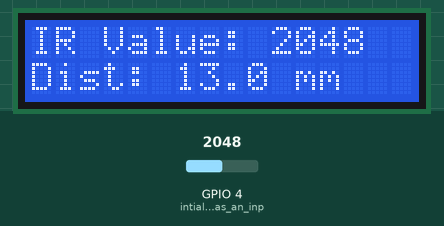
Simulated run of this sketch. Board: ESP32. On the bench: 16×2 character LCD. Inputs (shaded band) come from the test bench; at power-on: GPIO 4 (intialize_pin_4_as_an_inp) = 2048.

Above: at 3.2 s.
3.3 s: GPIO 4 (intialize_pin_4_as_an_inp) set to 1577
At 4.8 s:
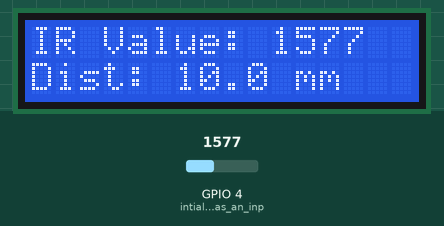
5.1 s: GPIO 4 (intialize_pin_4_as_an_inp) set to 1472
At 6.4 s:
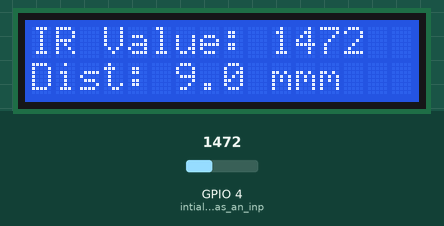
6.7 s: GPIO 4 (intialize_pin_4_as_an_inp) set to 22
At 8.0 s:
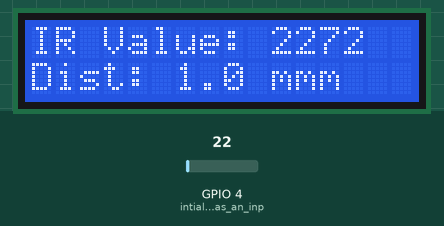
8.3 s: GPIO 4 (intialize_pin_4_as_an_inp) set to 18
At 9.5 s:
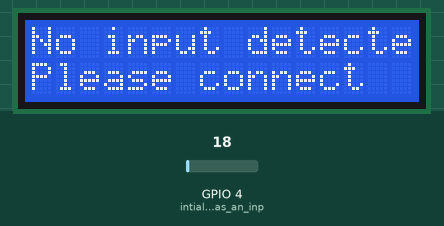
9.9 s: GPIO 4 (intialize_pin_4_as_an_inp) set to 491
At 11.1 s:
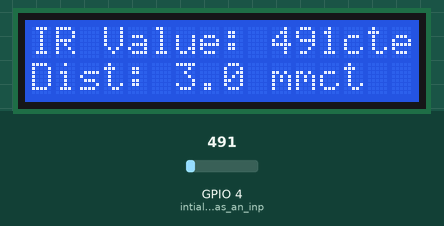
11.4 s: GPIO 4 (intialize_pin_4_as_an_inp) set to 951
At 12.7 s:
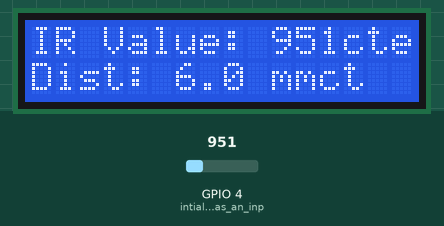
13.0 s: GPIO 4 (intialize_pin_4_as_an_inp) set to 1027
Timing chart, 0 to 15.6 s (numbered marks = the images above; inputs shaded):
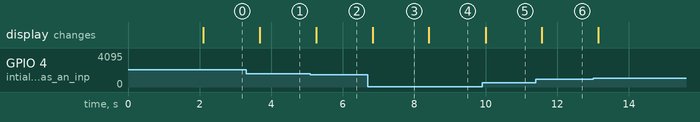

The sketch:

sketch.ino
```cpp
#include <Arduino.h>
#include <LiquidCrystal_I2C.h>

// Define the number of columns and rows for the LCD
int lcdColumns = 16;
int lcdRows = 2;

// Initialize the LCD with I2C address 0x27 and specified columns and rows
LiquidCrystal_I2C lcd(0x27, lcdColumns, lcdRows);

void setup() {

pinMode(4, INPUT); // intialize pin 4 as an input for ir sensor
Serial.begin(115200);
  lcd.init();  // Initialize the LCD
  lcd.backlight(); // Turn on the backlight


  lcd.setCursor(0, 0);  // Set cursor to the first row and column
  lcd.print("Initializing...");
  delay(2000); // Wait for 2 seconds
  lcd.clear(); // Clear the LCD screen

}

void loop() {
  int irread=analogRead(4); // Read the analog value from pin 4 (IR sensor)
  if(irread<20){  // If the IR sensor value is less than 20
    lcd.setCursor(0, 0); // Set cursor to the first row and column
    lcd.print("No input detected");
    lcd.setCursor(0, 1); // Set cursor to the second row and column
    lcd.print("Please connect");
  }
  else{

    // Map the IR sensor value to a distance range (1.0 to 25.0 mm)
    float distance = map(irread, 0, 4095, 1.0, 25.0);

    lcd.setCursor(0, 0); // Set cursor to the first row and column
    lcd.print("IR Value: ");
    lcd.print(irread); // Print the IR sensor value


    lcd.setCursor(0, 1); // Set cursor to the second row and column
    lcd.print("Dist: ");
    lcd.print(distance, 1); // Display distance with one decimal place
    lcd.print(" mm");
  }
  delay(500);   // Wait for 500 milliseconds before repeating the loop

}
```

Measured:
- the behaviour switches between 1536 and 1535 on GPIO 4 (intialize_pin_4_as_an_inp) (found by bisection; images 1 and 2)
- the behaviour switches between 20 and 19 on GPIO 4 (intialize_pin_4_as_an_inp) (found by bisection; images 3 and 4)
- after the input at 3.3 s, the display: changes after 0.39 s (image 1)
- after the input at 5.1 s, the display: changes after 0.16 s (image 2)
- after the input at 6.7 s, the display: changes after 0.14 s (image 3)
- after the input at 8.3 s, the display: changes after 0.11 s (image 4)
- after the input at 9.9 s, the display: changes after 0.10 s (image 5)
- after the input at 11.4 s, the display: changes after 0.17 s (image 6)
